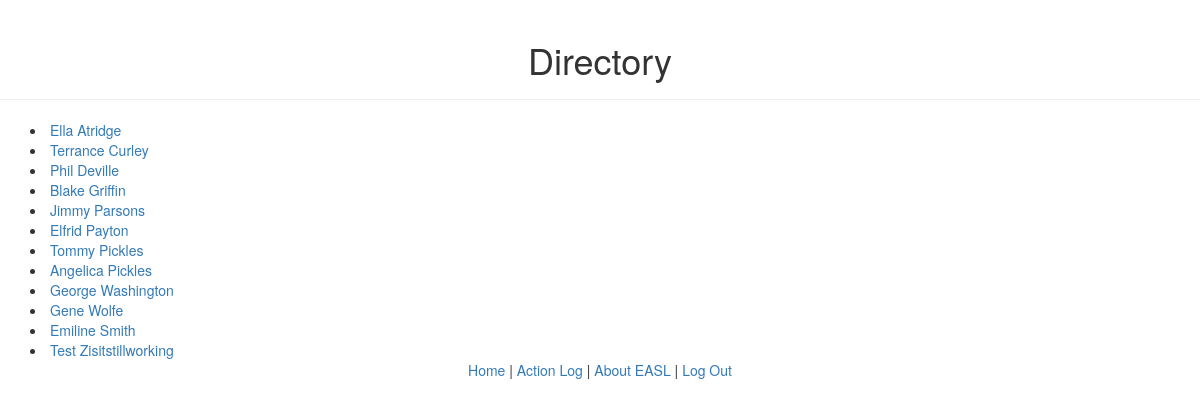
The app's page /directory/ (signed in), older data.
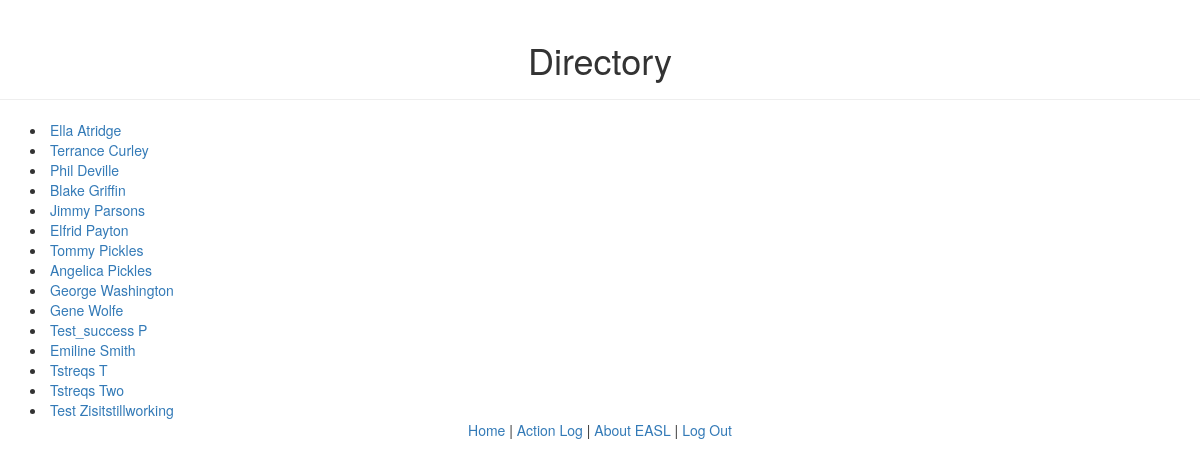
The same page, newer data.
### webApp/models.py (models this page shows, shortened)
class Student(models.Model):
    first_name = models.CharField(max_length=50)
    last_name = models.CharField(max_length=50)
    date_of_birth = models.DateField()
    gender = models.CharField(max_length=10, choices=[('M', 'Male'), ('F', 'Female')])
    parent = models.ForeignKey(User, null=True, blank=True, on_delete=models.CASCADE)
    class Meta:
        unique_together = [("first_name", "last_name", "date_of_birth")]
        ordering = ['last_name']

### webApp/views.py (the view)
# urls.py: url(r'^directory/$', views.directory, name='directory'),
def directory(request):
    if request.user.is_authenticated:
        students = Student.objects.all()
        return render(request, 'directory.html', {'students': students})
    else:
        return redirect('/accounts/login')

### webApp/templates/directory.html
{% extends "base.html" %}
{% block content %}
<div class="page-header">
  <h1 class="text-center"> Directory </h1>
</div>
{% for student in students %}
  <div class="container">
    <div class="studentname">
      <li>
        <a href="{% url 'student_detail' student.id %}">
        {{ student.first_name|capfirst }} {{ student.last_name|capfirst }}
        </a>
      </li>
    </div>
  </div>
{% endfor %}
{% endblock %}

Row changes from the older to the newer data that the page shows:
added Student: first_name "Test_success", last_name "P"
added Student: first_name "Tstreqs", last_name "T"
added Student: first_name "Tstreqs", last_name "Two"
